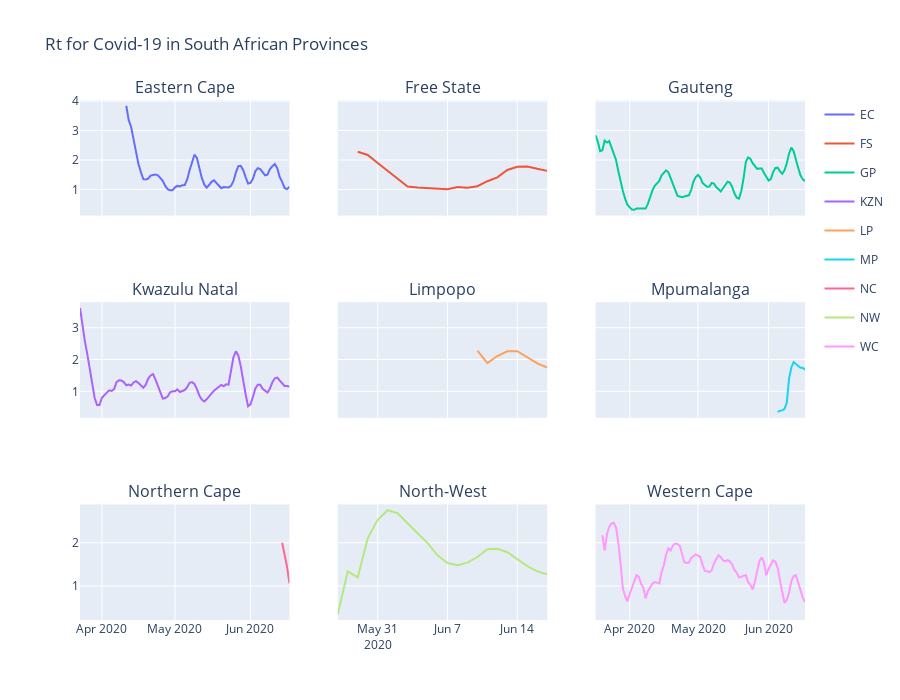

Notebook source saved alongside this figure:
### Code cell
fig5.update_layout(title_text="Rt for Covid-19 in South African Provinces", height=700)
fig5.update_traces(hovertemplate=None)
fig5.update_layout(hovermode="x")
